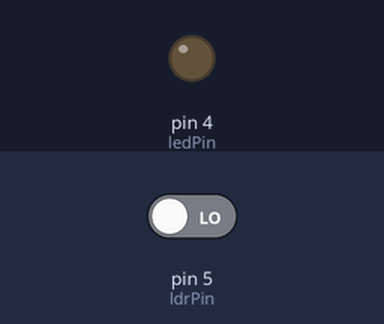
Bench run of a sketch on a simulated Arduino Uno, built with avr-gcc and run on an emulated ATmega328P. Shown: output pins drawn as LEDs (lit = HIGH). The test bench sets the inputs (shaded band); at power-on: pin 5 (ldrPin) LOW. What the sketch prints to the serial monitor is not drawn.

Above: at 1.2 s.
1.3 s: pin 5 (ldrPin) driven HIGH
At 1.9 s:
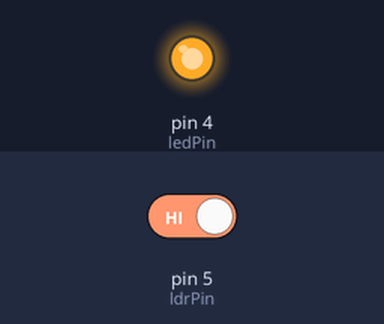
2.8 s: pin 5 (ldrPin) driven LOW
At 4.2 s:
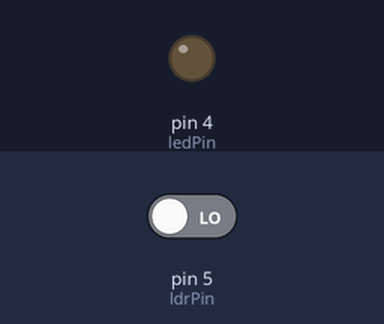
Timing chart, 0 to 5.8 s (numbered marks = the images above; inputs shaded):
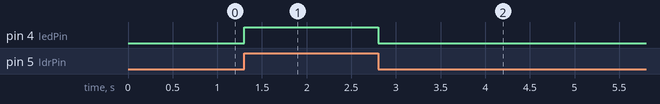

The sketch:

LDR_sensor.ino
```cpp
int ledPin = 4;
int ldrPin = 5;
int lightlevel = 0;
void setup() {
  pinMode(ledPin, OUTPUT);
  pinMode(ldrPin, INPUT);
  Serial.begin(9600);
}

void loop() {
  lightlevel = digitalRead(ldrPin);
  Serial.print(lightlevel);
  if (lightlevel == HIGH) {
    digitalWrite(ledPin, HIGH);
  } else {
    digitalWrite(ledPin, LOW);
  }
}
```

Measured:
- after the input at 1.3 s, pin 4 (ledPin): LOW → HIGH at once
- after the input at 2.8 s, pin 4 (ledPin): HIGH → LOW at once
